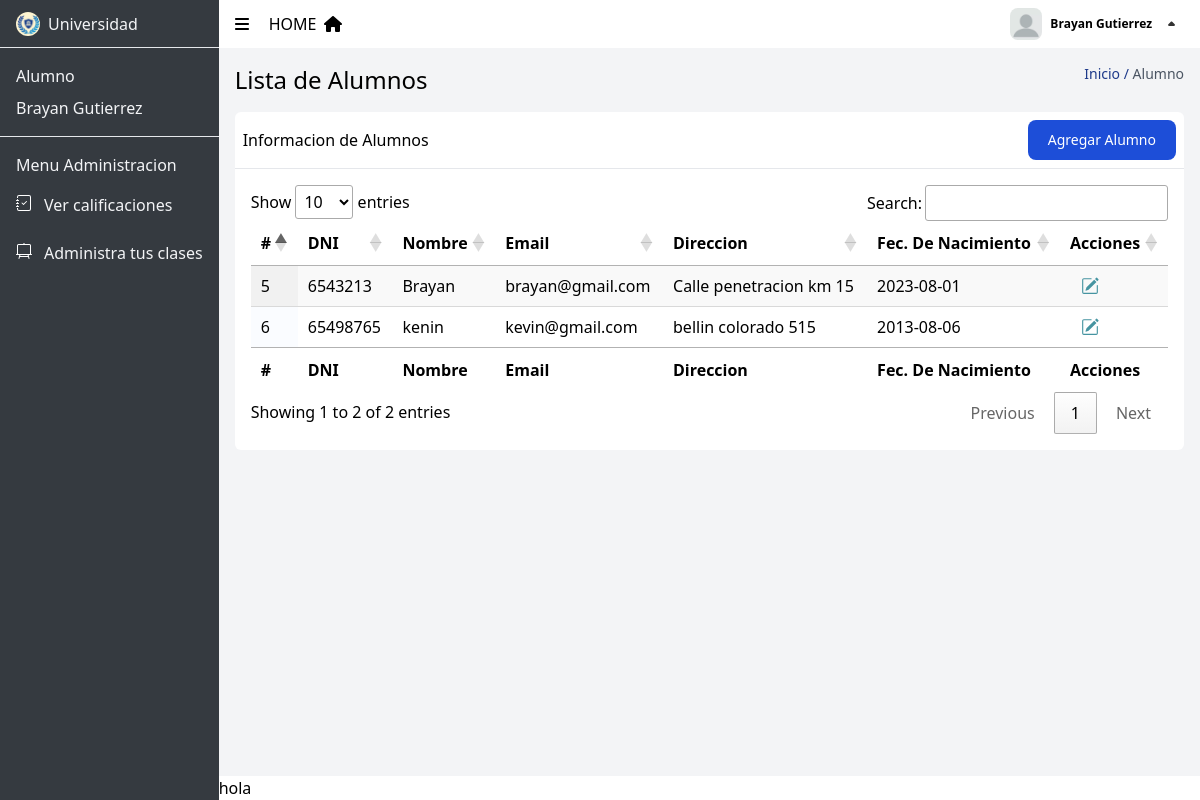
Page /view/alumnos.php (signed in) on the committed database.
### tables this page shows
CREATE TABLE IF NOT EXISTS `usuario` (
  `us_id` int NOT NULL AUTO_INCREMENT,
  `us_name` varchar(20) NOT NULL,
  `us_lastname` varchar(20) NOT NULL,
  `us_dni` varchar(11) NOT NULL,
  `us_addres` varchar(50) NOT NULL,
  `us_birth` date NOT NULL,
  `us_email` varchar(25) NOT NULL,
  `us_password` varchar(80) NOT NULL,
  `us_permiso` int NOT NULL,
  `us_status` bit(1) NOT NULL,
  PRIMARY KEY (`us_id`),
  KEY `us_permiso` (`us_permiso`)
);

### model/R_alumnos.php (the view, shortened to what this page needs)
<?php
require_once("../controller/connection.php");
if (!empty($_GET['id'])) {
    $id = $_GET['id'];
    $resultado = $mysqli->query("select * from usuario where us_id=$id");
    $result = $resultado->fetch_assoc();
    if (empty($result)) {
        $respuesta = array('status' => false, 'msg' => 'datos no encontrados');
    } else {
        $respuesta = array('status' => true, 'data' => $result);
    }
    echo json_encode($respuesta, JSON_UNESCAPED_UNICODE);
} else {
    $resultado = $mysqli->query("SELECT * from usuario where us_permiso = '3'");
    if ($resultado) {
        if ($resultado->num_rows > 0) {
            while ($datos = $resultado->fetch_assoc()) {
                $img = is_file("../pictures/user_{$datos['us_id']}");
                ?>
                <tr>
                    <td><?php echo $datos['us_id']; ?></td>
                    <td><?php echo $datos['us_dni']; ?></td>
                    <td><?php echo $datos['us_name']; ?></td>
                    <td><?php echo $datos['us_email']; ?></td>
                    <td><?php echo $datos['us_addres']; ?></td>
                    <td><?php echo $datos['us_birth']; ?></td>
                    <td>
                        <div class="flex gap-2 w-12 justify-center overflow-hidden bg-transparent">
                            <div>
                                <img onclick="EditarAlumnos(<?php echo $datos['us_id']; ?>,<?php echo $img ?>)" data-modal-target="alumno-modal" data-modal-toggle="alumno-modal" class="cursor-pointer" src="../svg/edit.svg" alt="">
                            </div>
                        </div>
                    </td>
                </tr>
<?php
            }
        }
    } else {
        echo "<tr><td colspan='5'>Error executing the query: " . $mysqli->error . "</td></tr>";
    }
}
?>

### rows in the picture
usuario: us_id "5", us_dni "6543213", us_name "Brayan", us_email "brayan@gmail.com", us_addres "Calle penetracion km 15", us_birth "2023-08-01"
usuario: us_id "6", us_dni "65498765", us_name "kenin", us_email "kevin@gmail.com", us_addres "bellin colorado 515", us_birth "2013-08-06"

### other values in the picture
$us_name "Brayan"
$us_lastname "Gutierrez"
